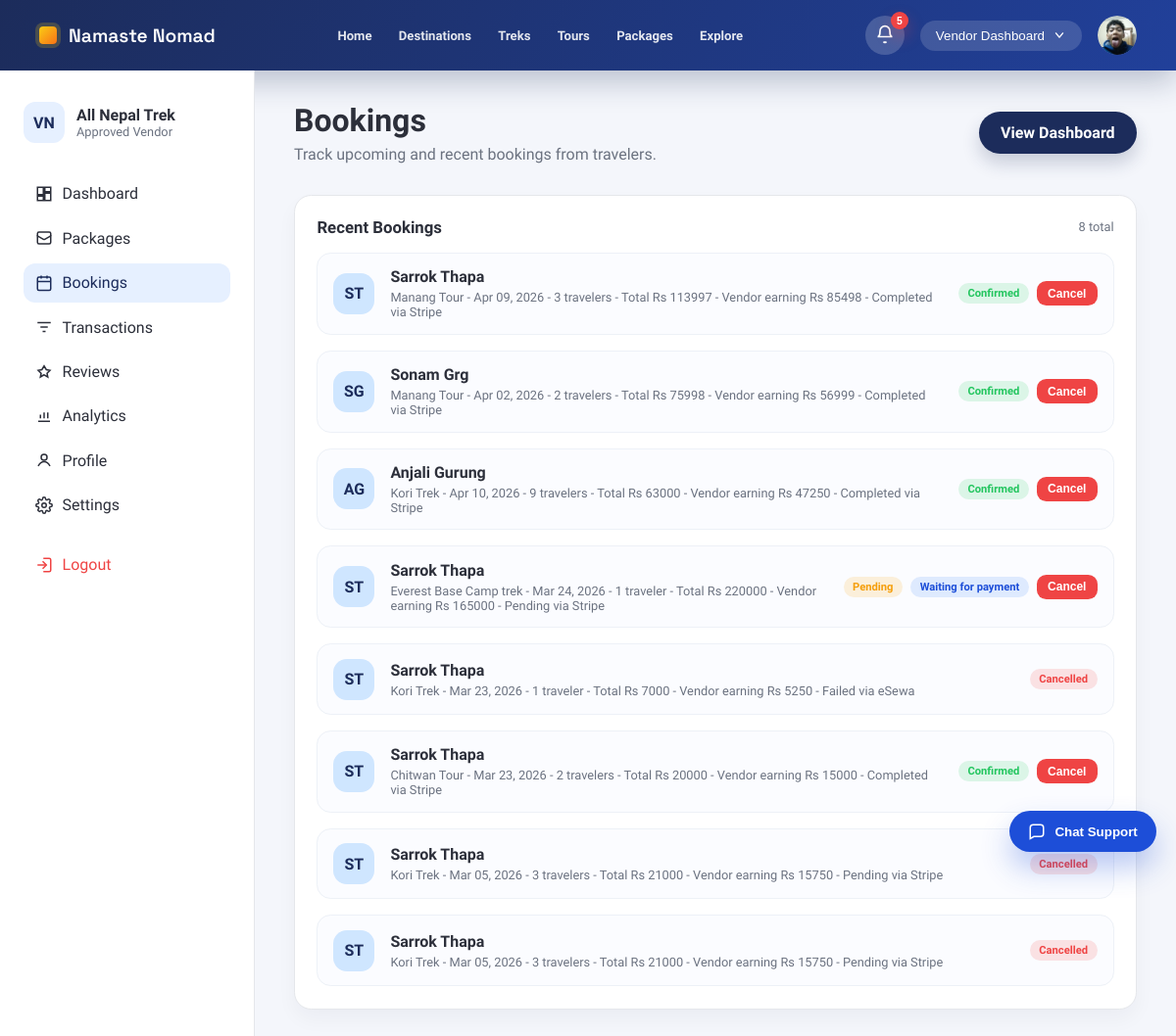
/accounts/vendor/bookings/ (signed in), run on an earlier commit of the app's database.
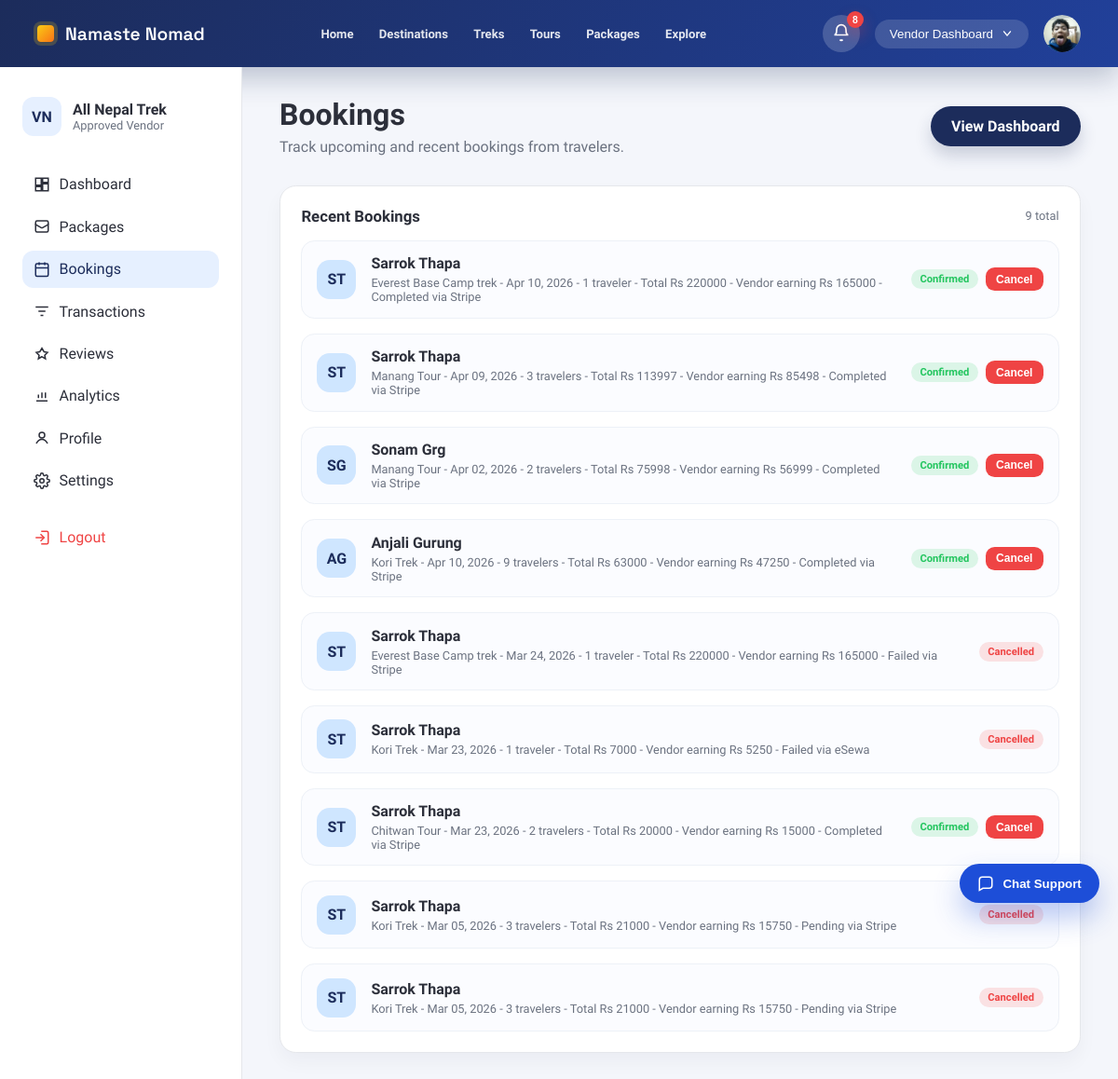
And on a later commit of the database.
### core/models.py (models this page shows, shortened)
class Booking(models.Model):
    COMMISSION_VENDOR_RATE = Decimal('0.75')
    COMMISSION_PLATFORM_RATE = Decimal('0.25')
    STATUS_PENDING = 'pending'
    STATUS_CONFIRMED = 'confirmed'
    STATUS_CANCELLED = 'cancelled'
    STATUS_PAYMENT_PENDING = STATUS_PENDING
    STATUS_CHOICES = [
        (STATUS_PENDING, 'Pending'),
        (STATUS_CONFIRMED, 'Confirmed'),
        (STATUS_CANCELLED, 'Cancelled'),
    ]
    PAYMENT_METHOD_STRIPE = 'stripe'
    PAYMENT_METHOD_ESEWA = 'esewa'
    PAYMENT_METHOD_KHALTI = 'khalti'
    PAYMENT_METHOD_CHOICES = [
        (PAYMENT_METHOD_STRIPE, 'Stripe'),
        (PAYMENT_METHOD_ESEWA, 'eSewa'),
        (PAYMENT_METHOD_KHALTI, 'Khalti'),
    ]
    PAYMENT_STATUS_PENDING = 'pending'
    PAYMENT_STATUS_COMPLETED = 'completed'
    PAYMENT_STATUS_FAILED = 'failed'
    PAYMENT_STATUS_PAID = PAYMENT_STATUS_COMPLETED
    PAYMENT_STATUS_CANCELLED = PAYMENT_STATUS_FAILED
    PAYMENT_STATUS_EXPIRED = PAYMENT_STATUS_FAILED
    PAYMENT_STATUS_CHOICES = [
        (PAYMENT_STATUS_PENDING, 'Pending'),
        (PAYMENT_STATUS_COMPLETED, 'Completed'),
        (PAYMENT_STATUS_FAILED, 'Failed'),
    ]
    SOURCE_CHOICES = [
        ('direct', 'Direct'),
        ('partner', 'Partner'),
        ('social', 'Social'),
        ('marketplace', 'Marketplace'),
    ]
    package = models.ForeignKey(Package, on_delete=models.CASCADE, related_name='bookings')
    traveler = models.ForeignKey(
        settings.AUTH_USER_MODEL,
        on_delete=models.SET_NULL,
        related_name='traveler_bookings',
        null=True,
        blank=True,
    )
    vendor = models.ForeignKey(
        settings.AUTH_USER_MODEL,
        on_delete=models.SET_NULL,
        related_name='vendor_bookings',
        null=True,
        blank=True,
    )
    number_of_people = models.PositiveIntegerField(default=1)
    travel_date = models.DateField(default=date.today)
    special_notes = models.TextField(blank=True)
    start_date = models.DateField(null=True, blank=True)
    end_date = models.DateField(null=True, blank=True)
    status = models.CharField(max_length=20, choices=STATUS_CHOICES, default=STATUS_PENDING)
    payment_method = models.CharField(
        max_length=20,
        choices=PAYMENT_METHOD_CHOICES,
        default=PAYMENT_METHOD_STRIPE,
    )
    payment_status = models.CharField(
        max_length=20,
        choices=PAYMENT_STATUS_CHOICES,
        default=PAYMENT_STATUS_PENDING,
    )
    payment_reference = models.CharField(max_length=255, blank=True)
    stripe_checkout_session_id = models.CharField(max_length=255, blank=True)
    esewa_transaction_id = models.CharField(max_length=255, blank=True)
    paid_amount = models.DecimalField(
        max_digits=10,
        decimal_places=2,
        validators=[MinValueValidator(0)],
        null=True,
        blank=True,
    )
    paid_at = models.DateTimeField(null=True, blank=True)
    payment_expires_at = models.DateTimeField(null=True, blank=True)
    discount = models.ForeignKey(
        Discount,
        on_delete=models.SET_NULL,
        related_name='bookings',
        null=True,
        blank=True,
    )
    original_total_price = models.DecimalField(
        max_digits=10,
        decimal_places=2,
        validators=[MinValueValidator(0)],
        default=Decimal('0.00'),
    )
    discount_amount = models.DecimalField(
        max_digits=10,
        decimal_places=2,
        validators=[MinValueValidator(0)],
        default=Decimal('0.00'),
    )
    source = models.CharField(max_length=20, choices=SOURCE_CHOICES, default='direct')
    total_price = models.DecimalField(
        max_digits=10,
        decimal_places=2,
        validators=[MinValueValidator(0)],
    )
    vendor_amount = models.DecimalField(
        max_digits=10,
        decimal_places=2,
        validators=[MinValueValidator(0)],
        default=Decimal('0.00'),
    )
    platform_fee = models.DecimalField(
        max_digits=10,
        decimal_places=2,
        validators=[MinValueValidator(0)],
        default=Decimal('0.00'),
    )
    created_at = models.DateTimeField(auto_now_add=True)

class Package(models.Model):
    DIFFICULTY_CHOICES = (
        ('easy', 'Easy'),
        ('moderate', 'Moderate'),
        ('challenging', 'Challenging'),
        ('expedition', 'Expedition'),
    )
    CATEGORY_TREK = 'TREK'
    CATEGORY_TOUR = 'TOUR'
    CATEGORY_CHOICES = (
        (CATEGORY_TREK, 'Trek'),
        (CATEGORY_TOUR, 'Tour'),
    )
    vendor = models.ForeignKey(
        settings.AUTH_USER_MODEL,
        on_delete=models.CASCADE,
        related_name='vendor_packages',
    )
    title = models.CharField(max_length=200)
    category = models.CharField(max_length=10, choices=CATEGORY_CHOICES, default=CATEGORY_TREK)
    location = models.CharField(max_length=120, blank=True)
    location_name = models.CharField(max_length=255, blank=True)
    latitude = models.FloatField(blank=True, null=True)
    longitude = models.FloatField(blank=True, null=True)
    description = models.TextField(blank=True)
    itinerary = models.TextField(blank=True)
    inclusions = models.TextField(blank=True)
    exclusions = models.TextField(blank=True)
    duration_days = models.PositiveSmallIntegerField(blank=True, null=True)
    difficulty = models.CharField(max_length=20, choices=DIFFICULTY_CHOICES, blank=True)
    group_size = models.PositiveSmallIntegerField(blank=True, null=True)
    available_slots = models.PositiveIntegerField(default=10)
    available_from = models.DateField(blank=True, null=True)
    available_until = models.DateField(blank=True, null=True)
    best_season = models.CharField(max_length=100, blank=True)
    image_url = models.URLField(blank=True)
    has_guide = models.BooleanField(default=False)
    includes_meals = models.BooleanField(default=False)
    includes_accommodation = models.BooleanField(default=False)
    includes_transport = models.BooleanField(default=False)
    includes_permits = models.BooleanField(default=False)
    price = models.DecimalField(
        max_digits=10,
        decimal_places=2,
        validators=[MinValueValidator(0)],
    )
    is_active = models.BooleanField(default=True)
    is_featured = models.BooleanField(default=False)
    views_count = models.PositiveIntegerField(default=0)
    created_at = models.DateTimeField(auto_now_add=True)
    @property
    def name(self):
        return self.title

### accounts/models.py (models this page shows, shortened)
class User(AbstractUser):
    USER_TYPE_CHOICES = (
        ('vendor', 'Vendor'),
        ('traveler', 'Traveler'),
        ('admin', 'Admin'),
    )
    user_type = models.CharField(max_length=10, choices=USER_TYPE_CHOICES)
    phone = models.CharField(max_length=20, blank=True, null=True)
    is_verified = models.BooleanField(default=False)

### accounts/views.py (the view)
# urls.py: path('vendor/bookings/', views.vendor_bookings, name='vendor_bookings'),
@never_cache
@login_required(login_url='vendor_login')
def vendor_bookings(request):
    if not _ensure_vendor(request):
        return redirect('vendor_login')
    vendor_profile = _get_vendor_profile(request.user)
    bookings = Booking.objects.filter(package__vendor=request.user).select_related(
        'package',
        'traveler',
    ).order_by('-created_at')
    return render(request, 'accounts/vendor_bookings.html', {
        'vendor_profile': vendor_profile,
        'active_page': 'bookings',
        'bookings': bookings,
    })

### accounts/context_processors.py (called while the page is built)
def _safe_related(instance, relation_name):
    try:
        return getattr(instance, relation_name)
    except ObjectDoesNotExist:
        return None

def _display_name(user):
    full_name = user.get_full_name().strip()
    return full_name or user.username or user.email or 'Account'

def _avatar_url(user, user_type):
    if user_type == 'traveler':
        profile = _safe_related(user, 'traveler_profile')
        if profile and profile.avatar:
            return profile.avatar.url
    elif user_type == 'vendor':
        profile = _safe_related(user, 'vendor_profile')
        if profile and profile.logo:
            return profile.logo.url
    elif user_type == 'admin':
        profile = _safe_related(user, 'admin_profile')
        if profile and profile.avatar:
            return profile.avatar.url
    return ''

def _dashboard_url(user_type):
    if user_type == 'traveler':
        return reverse('traveler_home')
    if user_type == 'vendor':
        return reverse('vendor_dashboard')
    if user_type == 'admin':
        return reverse('admin_dashboard')
    return reverse('home')

### accounts/templates/accounts/vendor_bookings.html (shortened to what this page needs)
{% extends "accounts/vendor_base.html" %}
{% block content %}
<section class="page-header">
    <div>
        <h1>Bookings</h1>
        <p>Track upcoming and recent bookings from travelers.</p>
    </div>
    <a class="primary-action" href="{% url 'vendor_dashboard' %}">
        View Dashboard
    </a>
</section>
<section class="card list-card">
    <div class="card-header">
        <h3>Recent Bookings</h3>
        <span class="card-meta">{{ bookings|length }} total</span>
    </div>
    <div class="booking-list">
        {% if bookings %}
            {% for booking in bookings %}
                <div class="booking-item">
                    <div class="booking-avatar">
                        {{ booking.traveler.first_name|default:"T"|slice:":1" }}{{ booking.traveler.last_name|default:""|slice:":1" }}
                    </div>
                    <div class="booking-info">
                        <div class="booking-name">
                            {{ booking.traveler.get_full_name|default:"Traveler" }}
                        </div>
                        <div class="booking-meta">
                            {{ booking.package.title }} -
                            {{ booking.travel_date|date:"M d, Y" }} -
                            {{ booking.number_of_people }} traveler{{ booking.number_of_people|pluralize }} -
                            Total Rs {{ booking.total_price|floatformat:0 }} -
                            Vendor earning Rs {{ booking.vendor_amount|floatformat:0 }} -
                            {{ booking.get_payment_status_display }} via {{ booking.get_payment_method_display }}
                        </div>
                    </div>
                    <div class="booking-actions">
                        <span class="status {{ booking.status }}">{{ booking.get_status_display }}</span>
                        {% if booking.status != 'confirmed' and booking.payment_status == 'completed' %}
                            <form method="POST" action="{% url 'vendor_booking_status_update' booking.id %}">
                                {% csrf_token %}
                                <input type="hidden" name="next" value="{{ request.path }}">
                                <button type="submit" name="status" value="confirmed" class="btn small success">Confirm</button>
                            </form>
                        {% elif booking.status != 'cancelled' and booking.payment_status != 'completed' %}
                            <span class="status payment-pending">Waiting for payment</span>
                        {% endif %}
                        {% if booking.status != 'cancelled' %}
                            <form method="POST" action="{% url 'vendor_booking_status_update' booking.id %}">
                                <button type="submit" name="status" value="cancelled" class="btn small danger">Cancel</button>
                            </form>
                        {% endif %}
                    </div>
                </div>
            {% endfor %}
        {% else %}
            <div class="empty-state">No bookings yet.</div>
        {% endif %}
    </div>
</section>
{% endblock %}

What changed in the data, as far as the page shows it:
added Booking: traveler.first_name "S", traveler.last_name "T", traveler.get_full_name "Sarrok Thapa", package "Everest Base Camp trek", travel_date "Apr 10, 2026", number_of_people "1", total_price "220000", vendor_amount "165000", payment_status "Completed", payment_method "Stripe", status "Confirmed"
changed Booking "Mar 24, 2026": payment_status "Pending" → "Failed"; status "Pending" → "Cancelled"; no longer shows "Waiting for payment Cancel"
Also different on the page:
{{ notifications_unread_count|default:0 }}: "5" → "8"
{{ bookings|length }}: "8" → "9"
